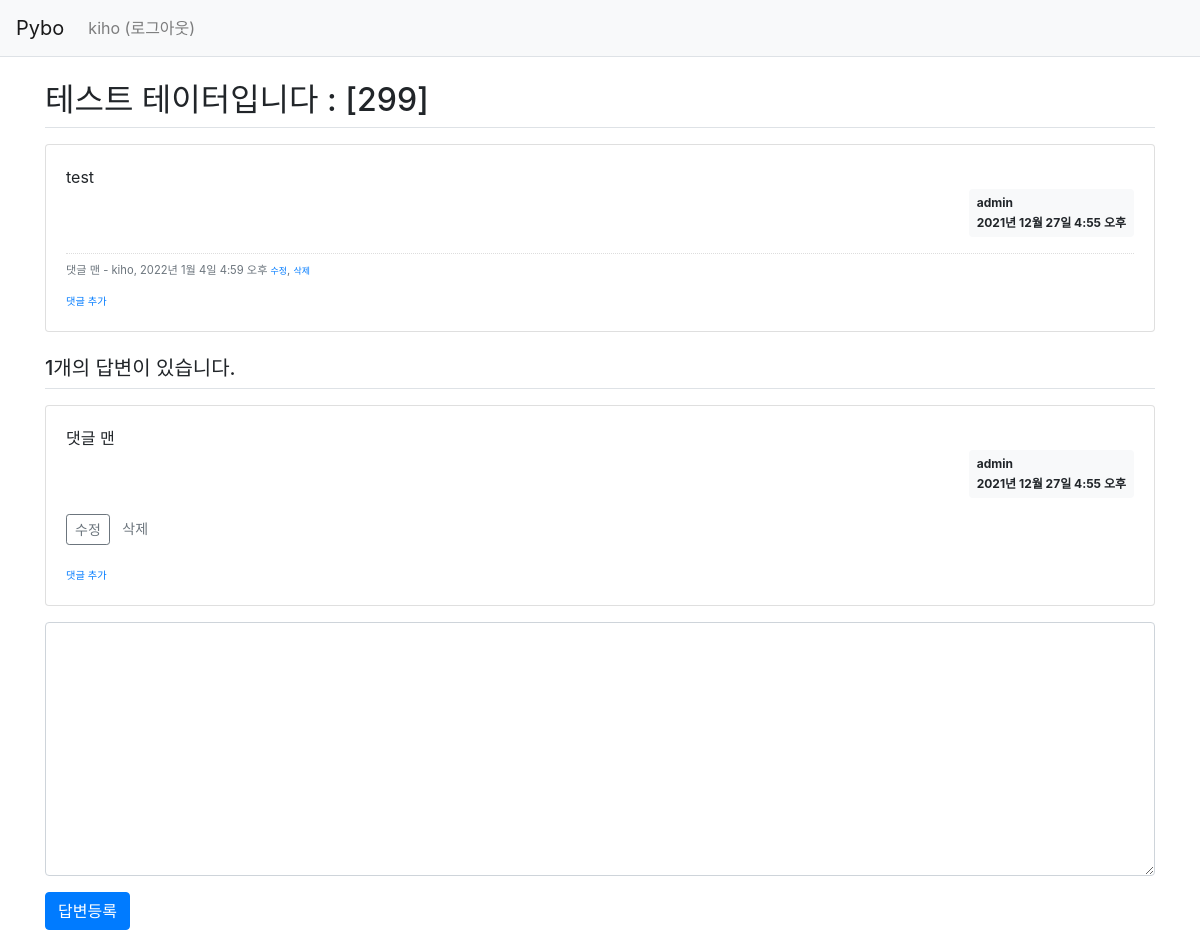
The page /pybo/307/ (signed in) on the database its author committed.
### pybo/models.py (models this page shows, shortened)
class Question(models.Model):
    subject = models.CharField(max_length=200) # 글자 수 제한하려면 charField
    content = models.TextField() # 글자수 제한 X
    create_date = models.DateTimeField() # 시간
    modify_date = models.DateTimeField(null=True, blank=True)  # blank = True 로 form.is_valid에서 오류 X
    author = models.ForeignKey(User, on_delete=models.CASCADE)

class Comment(models.Model):
    author = models.ForeignKey(User,on_delete=models.CASCADE)
    content = models.TextField()
    create_date = models.DateTimeField()
    modify_date = models.DateTimeField(null=True,blank=True)
    question = models.ForeignKey(Question,null=True, blank=True, on_delete=models.CASCADE)
    answer = models.ForeignKey(Answer,null=True,blank=True,on_delete=models.CASCADE)

class Answer(models.Model):
    question = models.ForeignKey(Question,on_delete=models.CASCADE) # 질문에 대한 답변이므로 foreinkey , 질문과 함께 삭제
    content = models.TextField()
    create_date = models.DateTimeField()
    modify_date = models.DateTimeField(null=True,blank=True)
    author = models.ForeignKey(User, on_delete=models.CASCADE)

### pybo/views.py (the view)
# urls.py: path('<int:question_id>/', views.detail,name = 'detail'),
def detail(request,question_id):
    question = get_object_or_404(Question,pk=question_id)
    context = {'question':question}
    return render(request,'pybo/question_detail.html',context)

### templates/pybo/question_detail.html (shortened to what this page needs)
{% extends 'base.html' %}
{% block content %}
<div class="container my-3">
    <h2 class="border-bottom py-2">{{ question.subject }}</h2>
    <div class="card my-3">
        <div class="card-body">
            <div class="card-text" style="white-space: pre-line;">{{ question.content }}</div>
            <div class="d-flex justify-content-end">
                <div class="badge badge-light p-2 text-left">
                    <div class="mb-2">{{ question.author.username }}</div>
                    <div>{{ question.create_date }}</div>
                </div>
            </div>
            {% if question.comment_set.count > 0 %}
            <div class="mt-3">
                {% for comment in question.comment_set.all %}
                    <div class="comment py-2 text-muted">
                        <span style="white-space: pre-line;">{{ comment.content }}</span>
                        <span>
                            - {{ comment.author }}, {{ comment.create_date }}
                        </span>
                        {% if request.user == comment.author %}
                        <a href="{% url 'pybo:comment_modify_question' comment.id %}"
                           class="small">수정</a>,
                        <a href="#" class="small delete"
                           data-uri="{% url 'pybo:comment_delete_question' comment.id %}">
                            삭제
                        </a>
                        {% endif %}
                    </div>
                {% endfor %}
            </div>
            {% endif %}
            <div>
                <a href="{% url 'pybo:comment_create_question' question.id %}"
                   class="small"><small>댓글 추가</small></a>
            </div>
        </div>
    </div>
    <h5 class="border-bottom my-3 py-2">{{question.answer_set.count}}개의 답변이 있습니다.</h5>
    {% for answer in question.answer_set.all %}
    <div class="card my-3">
        <div class="card-body">
            <div class="card-text" style="white-space: pre-line;">{{ answer.content }}</div>
            <div class="d-flex justify-content-end">
                <div class="badge badge-light p-2 text-left">
                    <div class="mb-2">{{ question.author.username }}</div>
                    <div>{{ question.create_date }}</div>
                </div>
            </div>
            {% if request.user == answer.author %}
            <div class="my-3">
                <a href="{% url 'pybo:answer_modify' answer.id %}" class="btn btn-sm btn-outline-secondary">수정</a>
                <a href="#" class="delete btn-sm btn-outline-secondary"
                data-uri="{% url 'pybo:answer_delete' answer.id %}">삭제</a>
            </div>
            {% endif %}
            <div>
                <a href="{% url 'pybo:comment_create_answer' answer.id %}" class="small"><small>댓글 추가</small></a>
            </div>
        </div>
    </div>
    {% endfor %}
    <form action="{% url 'pybo:answer_create' question.id %}" method="post" class="my-3">
        <div class="form-group">
            <textarea name="content" id="content"
                      class="form-control" rows="10"></textarea>
        </div>
        <input type="submit" value="답변등록" class="btn btn-primary">
    </form>
</div>
{% endblock %}

### templates/navbar.html (shortened to what this page needs)
<nav class="navbar navbar-expand-lg navbar-light bg-light border-bottom">
    <a class="navbar-brand" href="{% url 'pybo:index' %}">Pybo</a>
    <div class="collapse navbar-collapse flse-grow-0" id="navbarNav">
        <ul class="navbar-nav">
            <li class="nav-item ">
                {% if user.is_authenticated %}
                <a class="nav-link" href="{% url 'common:logout' %}">
                    {{ user.username }} (로그아웃)
                </a>
                {% else %}
                <a class="nav-link" href="{% url 'common:login' %}">로그인</a>
                {% endif %}
            </li>
        </ul>
    </div>
</nav>

### static/style.css (style rules this page uses)
.comment { border-top:dotted 1px #ddd; font-size:0.7em; }

### rows shown on the page
Question: subject "테스트 테이터입니다 : [299]", content "test", author.username "admin", create_date "2021년 12월 27일 4:55 오후", answer_set.count "1"
Comment: content "댓글 맨", author "kiho", create_date "2022년 1월 4일 4:59 오후", shows "수정"
Answer: content "댓글 맨", shows "수정"

### other values the page prints
{{ user.username }} "kiho"
